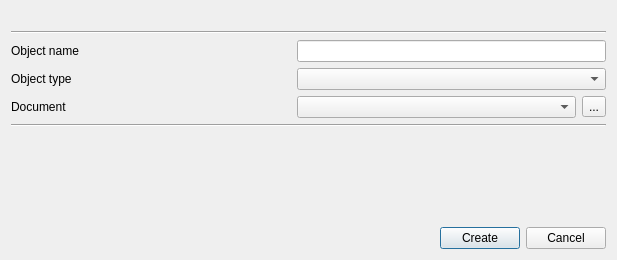
<?xml version="1.0" encoding="UTF-8"?>
<ui version="4.0">
 <class>CreateNewObjectDialog</class>
 <widget class="QDialog" name="CreateNewObjectDialog">
  <property name="geometry">
   <rect>
    <x>0</x>
    <y>0</y>
    <width>617</width>
    <height>260</height>
   </rect>
  </property>
  <property name="windowTitle">
   <string>Create new object</string>
  </property>
  <layout class="QVBoxLayout" name="verticalLayout">
   <item>
    <widget class="QLabel" name="label">
     <property name="text">
      <string/>
     </property>
     <property name="pixmap">
      <pixmap resource="../../../U2Gui.qrc">:/core/images/add_new_document.png</pixmap>
     </property>
    </widget>
   </item>
   <item>
    <widget class="Line" name="line_2">
     <property name="orientation">
      <enum>Qt::Horizontal</enum>
     </property>
    </widget>
   </item>
   <item>
    <layout class="QGridLayout">
     <item row="0" column="0">
      <widget class="QLabel" name="objectNameLabel">
       <property name="text">
        <string>Object name</string>
       </property>
      </widget>
     </item>
     <item row="0" column="1" colspan="2">
      <widget class="QLineEdit" name="objectNameEdit"/>
     </item>
     <item row="1" column="0">
      <widget class="QLabel" name="objectTypeLabel">
       <property name="text">
        <string>Object type</string>
       </property>
      </widget>
     </item>
     <item row="1" column="1" colspan="2">
      <widget class="QComboBox" name="objectTypeCombo"/>
     </item>
     <item row="2" column="0">
      <widget class="QLabel" name="objectDocumentLabel">
       <property name="text">
        <string>Document</string>
       </property>
      </widget>
     </item>
     <item row="2" column="1">
      <widget class="QComboBox" name="documentCombo"/>
     </item>
     <item row="2" column="2">
      <widget class="QToolButton" name="createNewDocumentButton">
       <property name="text">
        <string>...</string>
       </property>
      </widget>
     </item>
    </layout>
   </item>
   <item>
    <widget class="Line" name="line">
     <property name="orientation">
      <enum>Qt::Horizontal</enum>
     </property>
    </widget>
   </item>
   <item>
    <spacer>
     <property name="orientation">
      <enum>Qt::Vertical</enum>
     </property>
     <property name="sizeHint" stdset="0">
      <size>
       <width>20</width>
       <height>40</height>
      </size>
     </property>
    </spacer>
   </item>
   <item>
    <layout class="QHBoxLayout">
     <item>
      <spacer>
       <property name="orientation">
        <enum>Qt::Horizontal</enum>
       </property>
       <property name="sizeHint" stdset="0">
        <size>
         <width>40</width>
         <height>20</height>
        </size>
       </property>
      </spacer>
     </item>
     <item>
      <widget class="QPushButton" name="createButton">
       <property name="text">
        <string>Create</string>
       </property>
      </widget>
     </item>
     <item>
      <widget class="QPushButton" name="cancelButton">
       <property name="text">
        <string>Cancel</string>
       </property>
      </widget>
     </item>
    </layout>
   </item>
  </layout>
 </widget>
 <resources>
  <include location="../../../U2Gui.qrc"/>
  <include location="../../../core.qrc"/>
 </resources>
 <connections>
  <connection>
   <sender>cancelButton</sender>
   <signal>clicked()</signal>
   <receiver>CreateNewObjectDialog</receiver>
   <slot>reject()</slot>
   <hints>
    <hint type="sourcelabel">
     <x>559</x>
     <y>140</y>
    </hint>
    <hint type="destinationlabel">
     <x>304</x>
     <y>81</y>
    </hint>
   </hints>
  </connection>
 </connections>
</ui>
